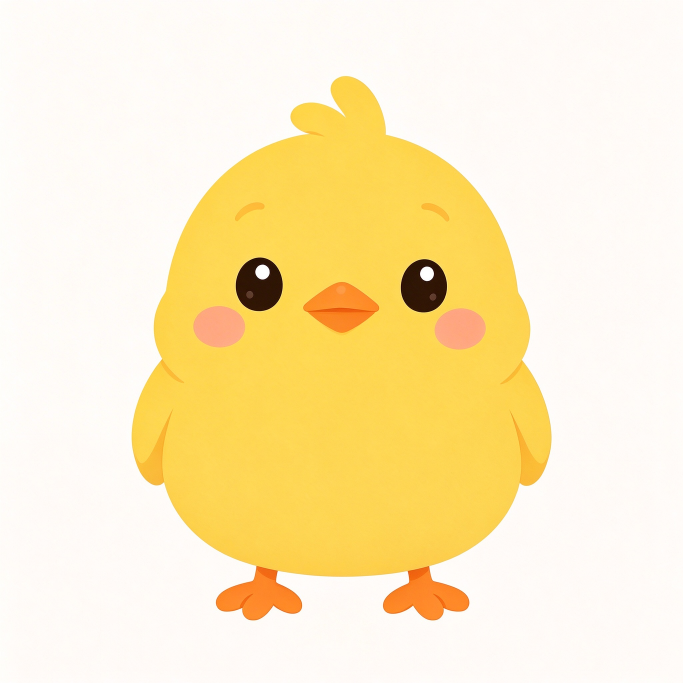
#> input picture assets/chick_character_design_pack/angry_keyframes/frame_00_neutral.png, 2048 x 2048 px, found by its file name (shown at 1/3 size)
$ python grade_frames.py
#> lines starting #> are read from the running program, lines starting #| are printed output that depends on the picture; after the words box and inside, x2 and y2 are one past the last pixel; in counts of white or black regions, pixels touching at a corner belong together
#!/usr/bin/env python3
# 生气关键帧整体增益校色：只把身体黄均值拉到 #FDD649，逐通道乘增益，保留明暗渐变。
# 紧 mask 排除腮红/喙/脚/眼/背景，禁止逐像素 H/S。
import os
import numpy as np
from PIL import Image

BASE = '/Users/Zhuanz1/Documents/trae_projects/mini/assets/chick_character_design_pack/angry_keyframes'
OUT = os.path.join(BASE, 'graded')
os.makedirs(OUT, exist_ok=True)
TARGET = np.array([253, 214, 73], dtype=float)  # #FDD649
FRAMES = ['frame_00_neutral.png',
          'frame_01_pout.png', 'frame_02_shout.png',
          'frame_03_rage.png', 'frame_04_reset.png',
          'frame_05_raise.png', 'frame_06_stomp.png']

def body_mask(a):
    r, g, b = a[..., 0], a[..., 1], a[..., 2]
    # 身体黄：高 r、高 g、中低 b；g>190 排除腮红(g~168)/喙脚(g<170)，b<115 排除腮红(b~121)
    return (r > 230) & (g > 190) & (b < 115) & ((r - b) > 120)

for f in FRAMES:
    im = Image.open(os.path.join(BASE, f)).convert('RGB')
#> im is the input picture: PIL image 2048x2048 RGB; mean R, G, B 252.7, 235.6, 191.9
    a = np.asarray(im).astype(float)
    m = body_mask(a)
#> in body_mask, `r, g, b = a[..., 0], a[..., 1], a[..., 2]`:
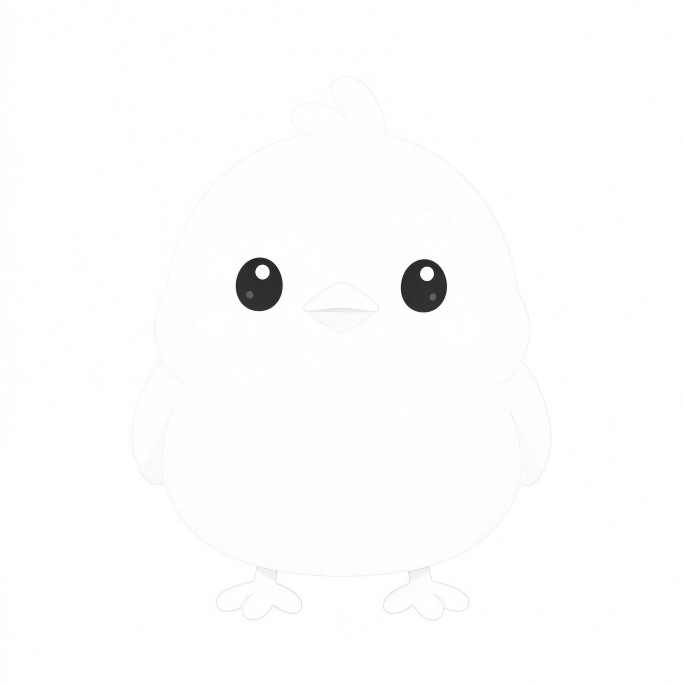
#> r: shape (2048, 2048) float64 (shown at 1/3 size); min 12, max 255, mean 252.7
#> in body_mask, `r, g, b = a[..., 0], a[..., 1], a[..., 2]`:
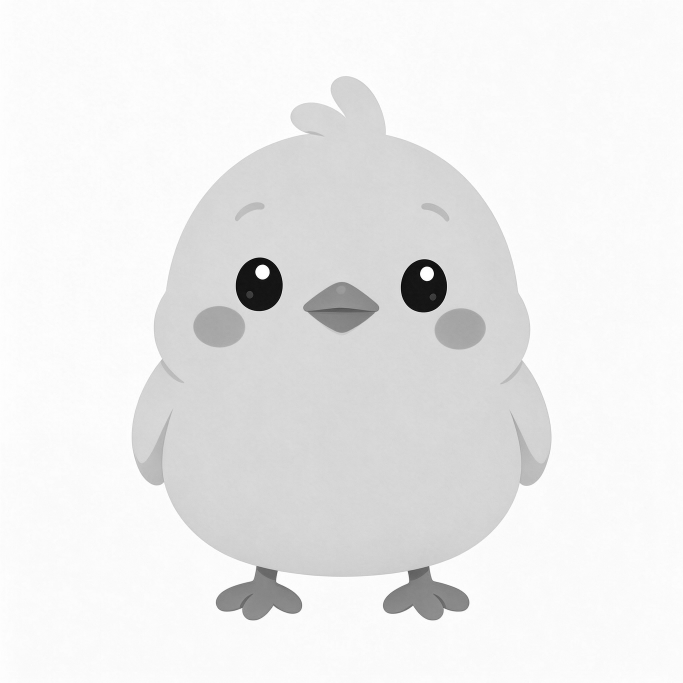
#> g: shape (2048, 2048) float64 (shown at 1/3 size); min 0, max 255, mean 235.6
#> in body_mask, `r, g, b = a[..., 0], a[..., 1], a[..., 2]`:
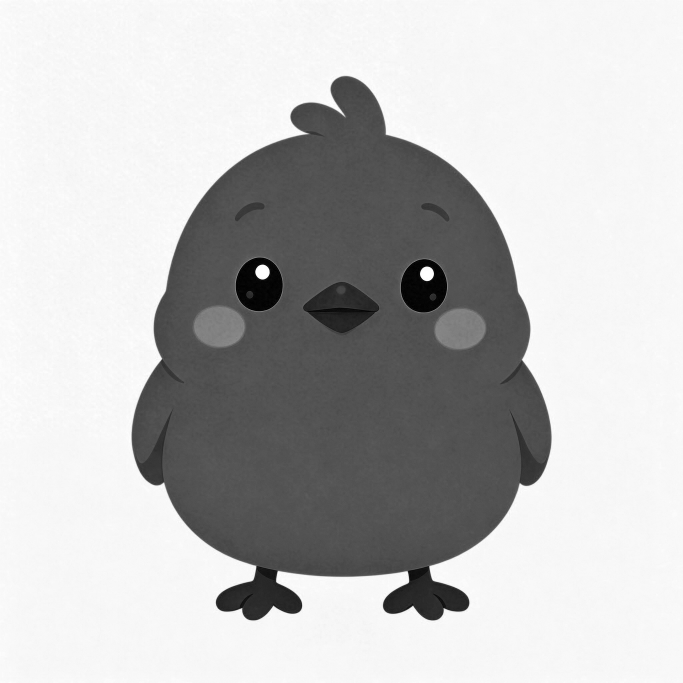
#> b: shape (2048, 2048) float64 (shown at 1/3 size); min 0, max 255, mean 191.9
#> in body_mask, `return (r > 230) & (g > 190) & (b < 115) & ((r - b) > 120)`:
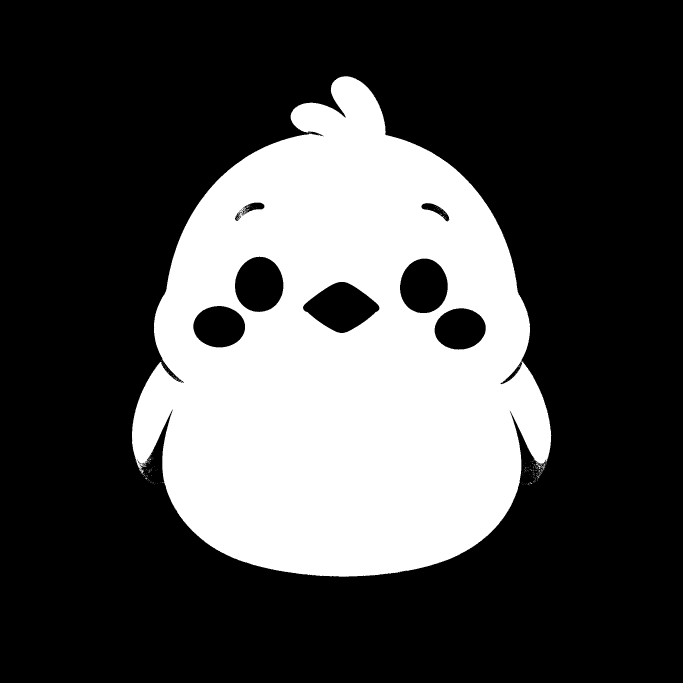
#> returned value: shape (2048, 2048) bool (shown at 1/3 size); 29.2% white; 312 white regions (308 under 20 px), largest, box (x1, y1, x2, y2) and area: (396, 229, 1654, 1730) 1223498, (1625, 1390, 1637, 1408) 61, (729, 629, 740, 635) 24, (429, 1393, 439, 1401) 23
    mean = a[m].mean(0)
#> mean = [253.8, 213.9, 81.63]
    gain = TARGET / mean
#> gain = [0.997, 1, 0.894]
    out = a.copy()
    out[m] = np.clip(a[m] * gain, 0, 255)
    res = Image.fromarray(out.astype(np.uint8))
    res.save(os.path.join(OUT, f))
    new_mean = out[m].mean(0)
#> new_mean = [253, 214, 73]
    print(f, 'before', mean.round(1), 'gain', gain.round(3), 'after', new_mean.round(1))
#| frame_00_neutral.png before [253.8 213.9  81.6] gain [0.997 1.001 0.894] after [253. 214.  73.]
#> pass 2 of the loop `for f in FRAMES:`:
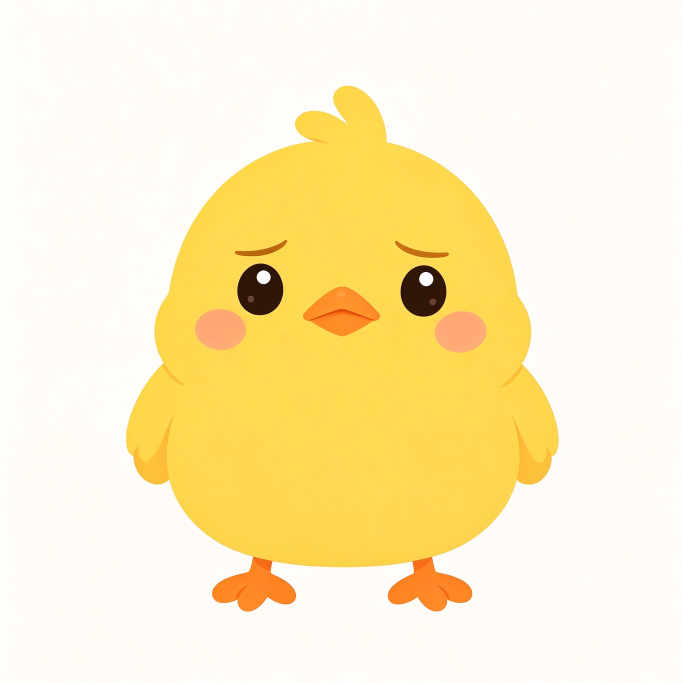
#> input picture assets/chick_character_design_pack/angry_keyframes/frame_01_pout.png, 2048 x 2048 px, found by its file name (shown at 1/3 size)
#> im is the input picture: PIL image 2048x2048 RGB; mean R, G, B 252.9, 237.6, 193.5
#> in body_mask (call 2), `r, g, b = a[..., 0], a[..., 1], a[..., 2]`:
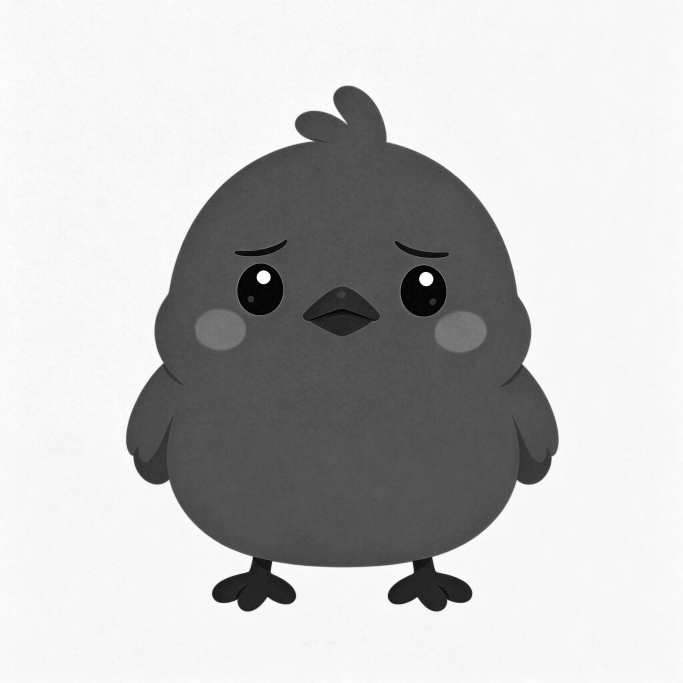
#> b: shape (2048, 2048) float64 (shown at 1/3 size); min 0, max 255, mean 193.5
#> in body_mask (call 2), `return (r > 230) & (g > 190) & (b < 115) & ((r - b) > 120)`:
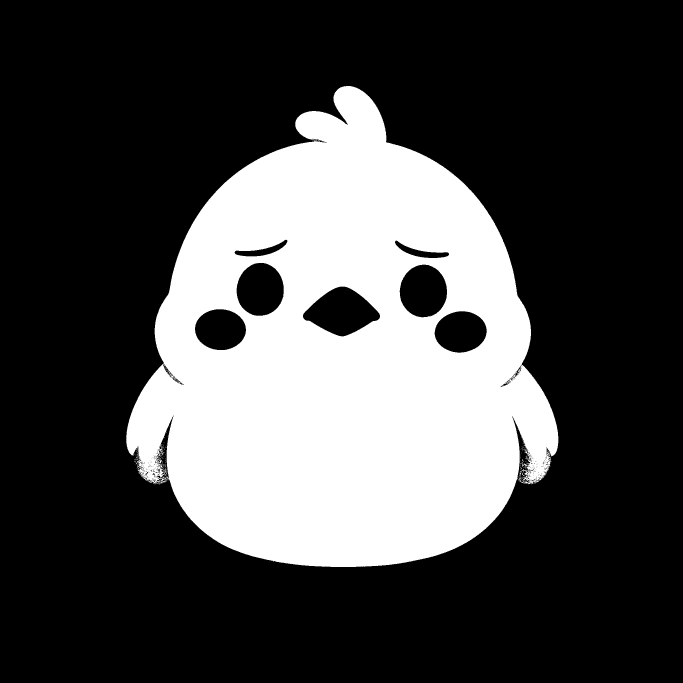
#> returned value: shape (2048, 2048) bool (shown at 1/3 size); 28.1% white; 196 white regions (193 under 20 px), largest, box (x1, y1, x2, y2) and area: (379, 258, 1675, 1701) 1179621, (1566, 1390, 1582, 1400) 61, (482, 1357, 490, 1365) 25
#> mean = [254.4, 216.3, 80.78]
#> gain = [0.994, 0.989, 0.904]
#| frame_01_pout.png before [254.4 216.3  80.8] gain [0.994 0.989 0.904] after [253. 214.  73.]
#> pass 3 of the loop `for f in FRAMES:`:
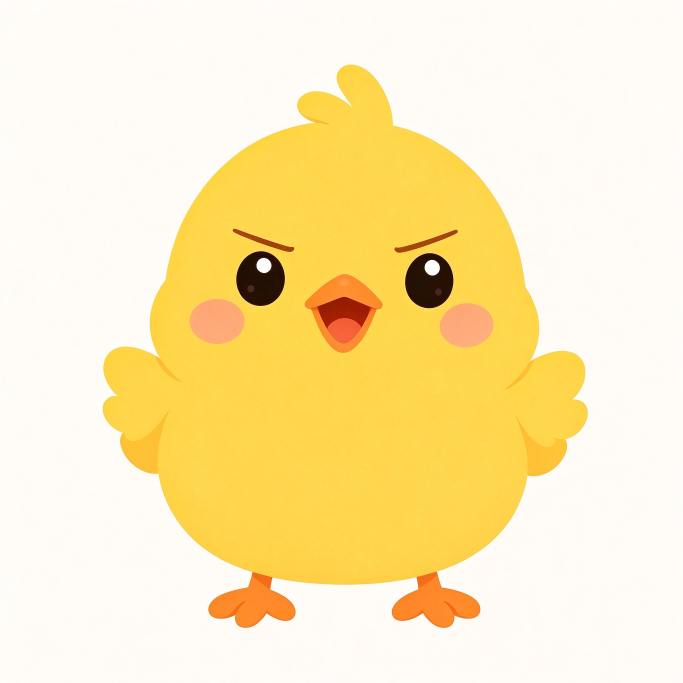
#> input picture assets/chick_character_design_pack/angry_keyframes/frame_02_shout.png, 2048 x 2048 px, found by its file name (shown at 1/3 size)
#> im is the input picture: PIL image 2048x2048 RGB; mean R, G, B 252.4, 233.7, 183.3
#> in body_mask (call 3), `r, g, b = a[..., 0], a[..., 1], a[..., 2]`:
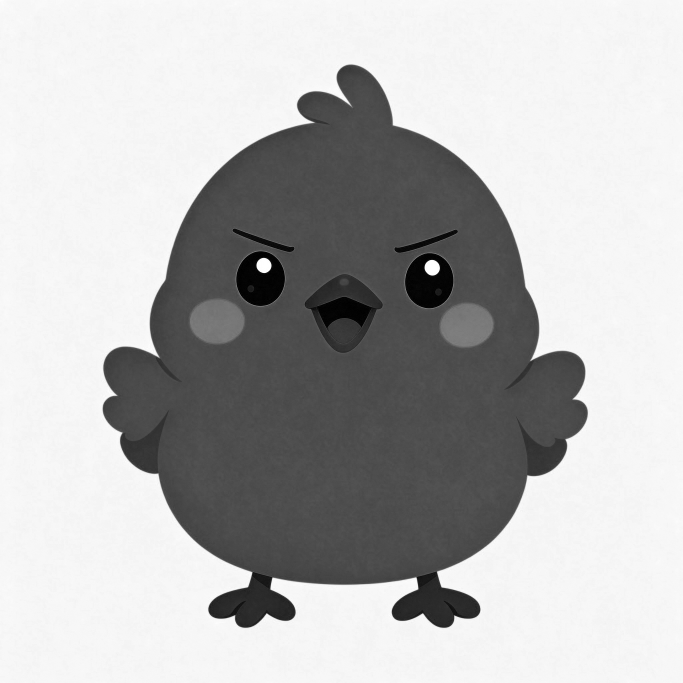
#> b: shape (2048, 2048) float64 (shown at 1/3 size); min 0, max 255, mean 183.3
#> in body_mask (call 3), `return (r > 230) & (g > 190) & (b < 115) & ((r - b) > 120)`:
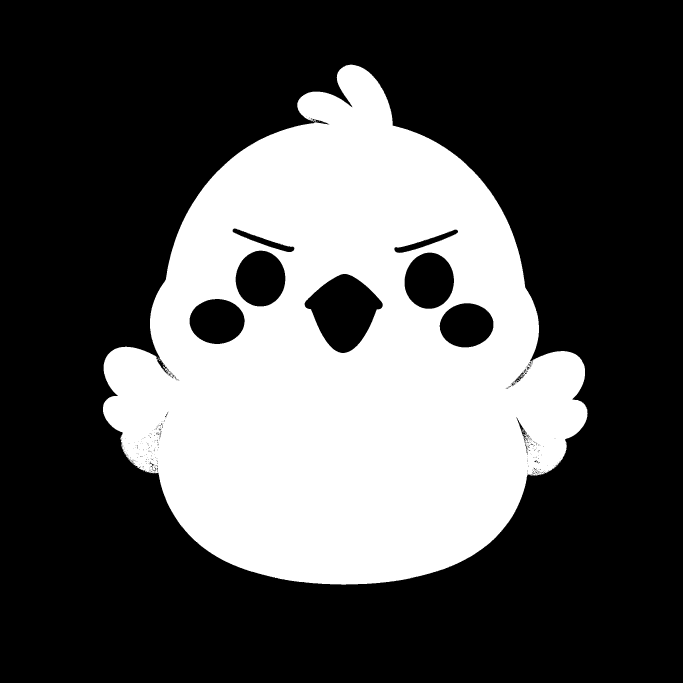
#> returned value: shape (2048, 2048) bool (shown at 1/3 size); 32.3% white; 63 white regions (60 under 20 px), largest, box (x1, y1, x2, y2) and area: (309, 194, 1763, 1754) 1355116, (490, 1097, 495, 1106) 21, (1566, 1287, 1573, 1296) 20
#> mean = [254.3, 213.9, 75.94]
#> gain = [0.995, 1, 0.961]
#| frame_02_shout.png before [254.3 213.9  75.9] gain [0.995 1.001 0.961] after [253. 214.  73.]
#> (the run stopped early here; a loop or call above may not have finished)
